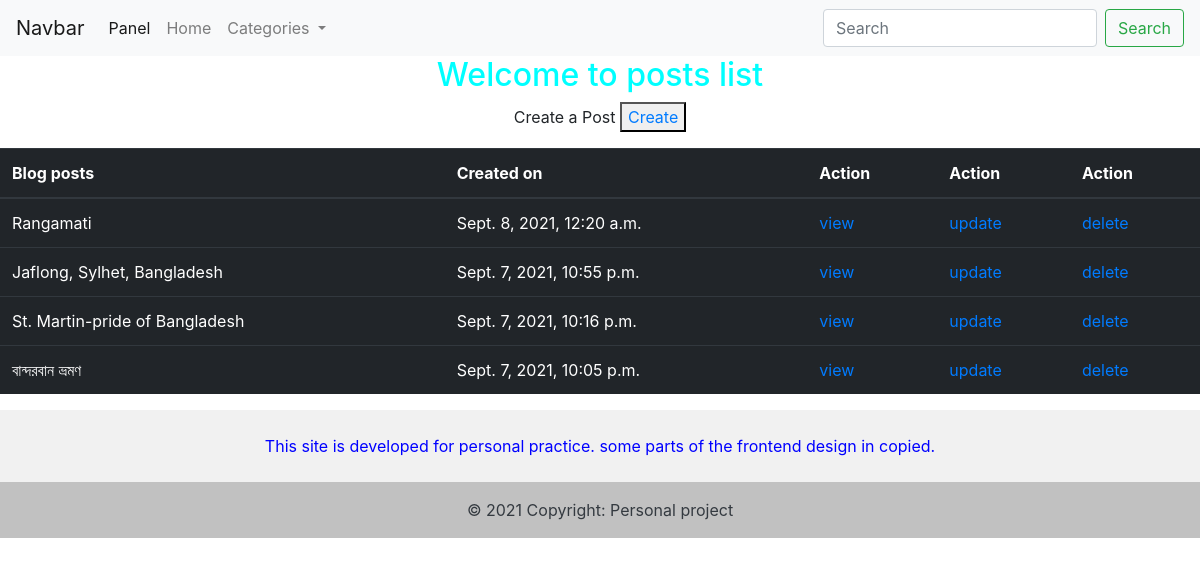
Before: /panel/ with the older database file.
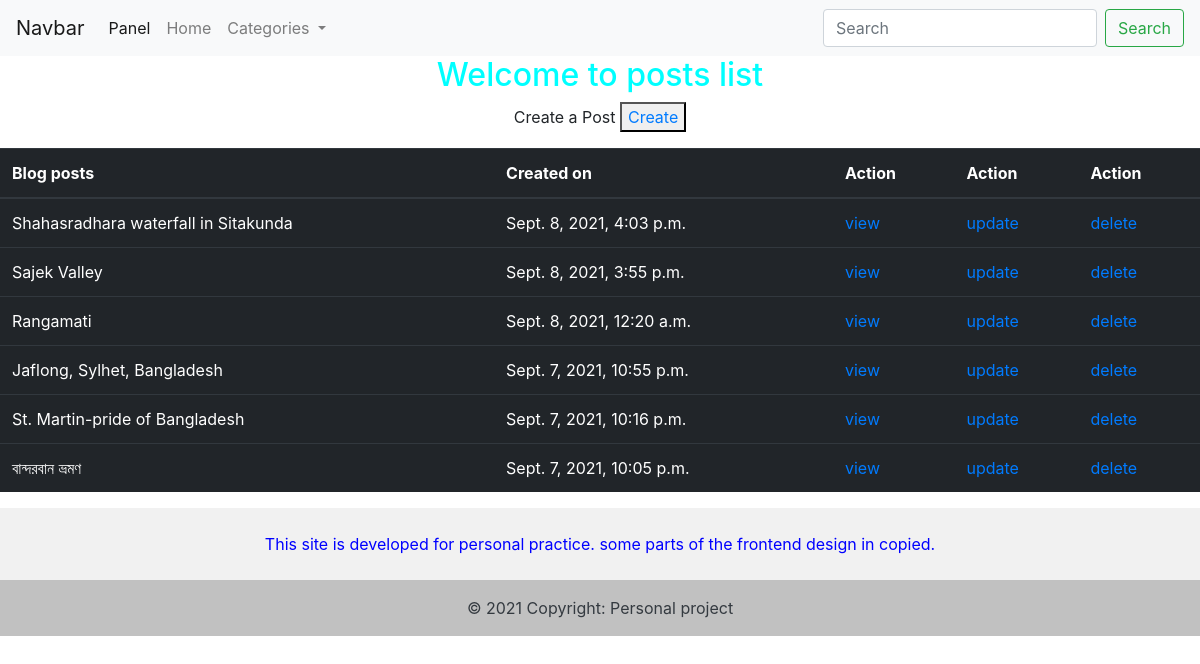
After: the same page with the newer database file.
### posts/models.py (models this page shows, shortened)
class Post(models.Model):
    title = models.CharField(max_length=100)
    content = models.TextField()
    post_img = models.ImageField(default='default_image.jpg', null=True, blank=True)
    created_on = models.DateTimeField(auto_now_add=True)
    updated_on = models.DateTimeField(auto_now=True)
    class Meta:
        ordering = ('-created_on',)

### posts/views.py (the view)
# urls.py: path('panel/', views.post_list, name='post_list'),
def post_list(request):
    posts = Post.objects.all()
    context = {
        'post_list' : posts
    }
    return render(request, 'back/post_list.html', context)

### templates/back/post_list.html (shortened to what this page needs)
{% extends 'base.html' %}
{% block content %}
    <h2 style="text-align: center; color: aqua;">Welcome to posts list</h2>
    <div style="text-align:center;">
      <p> Create a Post <button> <a href=" {% url 'create_post' %} ">Create</a> </button> </p>
    </div>
    <div>
      <table class="table table-dark">
          <thead>
            <tr>
              <th scope="col">Blog posts</th>
              <th scope="col">Created on</th>
              <th scope="col">Action</th>
              <th scope="col">Action</th>
              <th scope="col">Action</th>
            </tr>
          </thead>
          <tbody>
              {% for post in post_list %}
              <tr>
                  <td> {{post.title}} </td>
                  <td> {{post.created_on}} </td>
                  <td><a href="{% url 'post_detail' post.id %}">view</a></td>
                  <td><a href="{% url 'update_post' post.id %}">update</a></td>
                  <td><a href="{% url 'delete_post' post.id %}">delete</a></td>
              </tr>
              {% endfor %}
          </tbody>
        </table>
    </div>
{% endblock %}

Changed rows visible on the page:
added Post: title "Shahasradhara waterfall in Sitakunda", created_on "Sept. 8, 2021, 4:03 p.m."
added Post: title "Sajek Valley", created_on "Sept. 8, 2021, 3:55 p.m."
